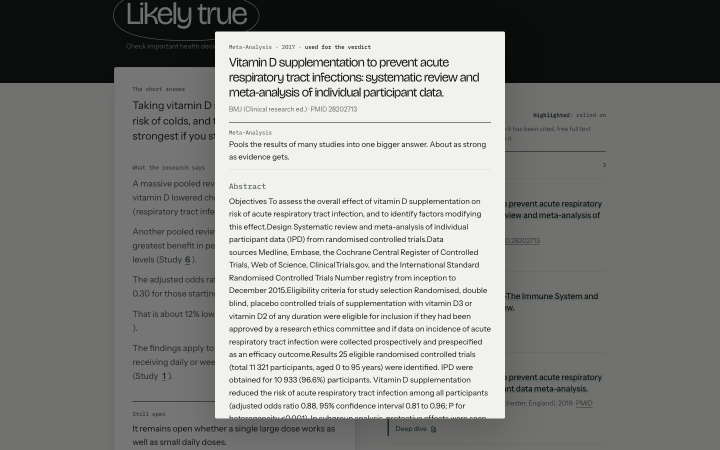
#> input picture research/ui_before/source-dialog-1440.png, 1440 x 900 px (shown at 1/2 size)
$ python -i make_still.py   (imports and definitions only)
#> lines starting #> are read from the running program, lines starting #| are printed output that depends on the picture
#> further down, picture is the input picture: PIL image 1440x900 RGB; mean R, G, B 136.3, 137.7, 135.3
"""Encode the desk stills for text mode (see scripts/make_still.mjs).

    python scripts/make_still.py <in.png> <out.webp> <max bytes> [room] [<in.png> <out.webp> <max bytes> [room] ...]

WebP through Pillow, the best quality that fits the byte budget. With
"room" the picture gets space above and below (its own top and bottom rows
carried on), so the lamp's shade and the lit wood sit well inside the
ellipse the page fades it with (desk.css masks it to nothing at every edge;
a baked alpha would cost twice the bytes). No new colour is added.
"""
import io
import sys

from PIL import Image

PAD_TOP, PAD_BOTTOM = 0.23, 0.11   # of the height


def room(im):
    w, h = im.size
#> w = 1440; h = 900
    top, bottom = round(h * PAD_TOP), round(h * PAD_BOTTOM)
#> top = 207; bottom = 99
    out = Image.new("RGB", (w, h + top + bottom))
#> out: PIL image 1440x1206 RGB; every value is 0
    out.paste(im.crop((0, 0, w, 1)).resize((w, top)), (0, 0))
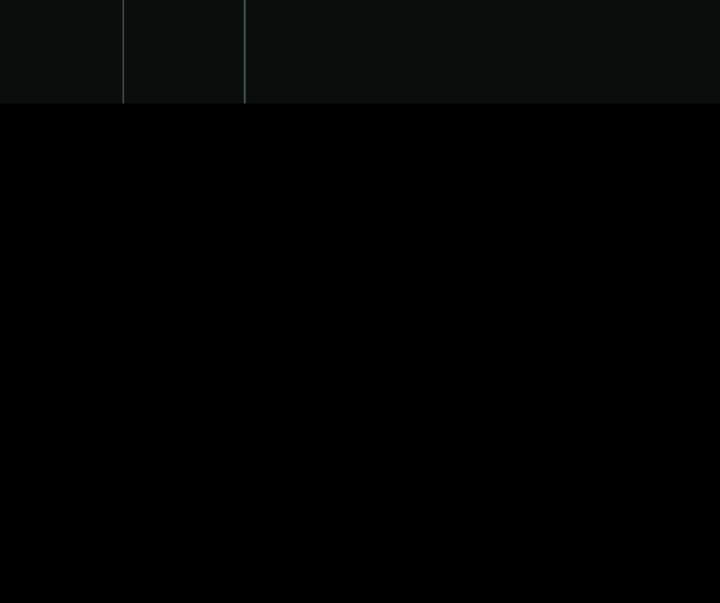
#> out: PIL image 1440x1206 RGB (shown at 1/2 size); mean R, G, B 1.8, 2.3, 2.1
    out.paste(im, (0, top))
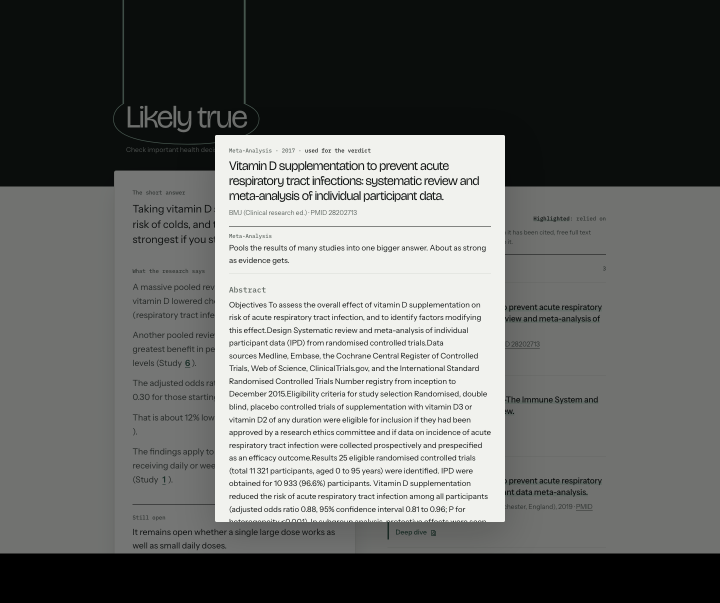
#> out: PIL image 1440x1206 RGB (shown at 1/2 size); mean R, G, B 103.5, 105, 103.1
    out.paste(im.crop((0, h - 1, w, h)).resize((w, bottom)), (0, top + h))
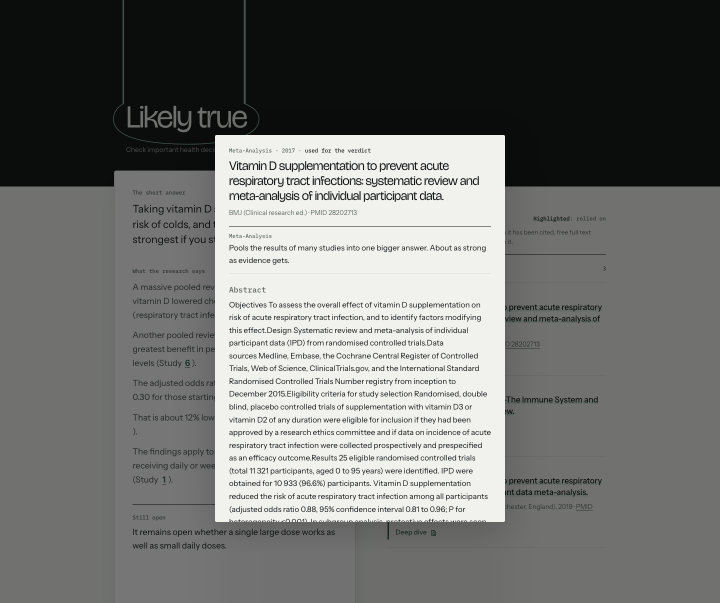
#> out: PIL image 1440x1206 RGB (shown at 1/2 size); mean R, G, B 112.7, 114.3, 112.3
    return out


def encode(src, dst, budget, pad):
    im = Image.open(src).convert("RGB")
    if pad:
        im = room(im)
    for q in range(80, 9, -2):
        buf = io.BytesIO()
        im.save(buf, "WEBP", quality=q, method=6)
        if buf.tell() <= budget:
            open(dst, "wb").write(buf.getvalue())
            print(f"{dst}: {im.width}x{im.height}, quality {q}, {buf.tell()} bytes")
            return
    sys.exit(f"{src} does not fit {budget} bytes")


# [12 lines not run here, left out]

>>> from PIL import Image
>>> picture = Image.open('../research/ui_before/source-dialog-1440.png')
>>> result = room(picture)

$ run again, on research/ui_before/error-empty-submit-390.png
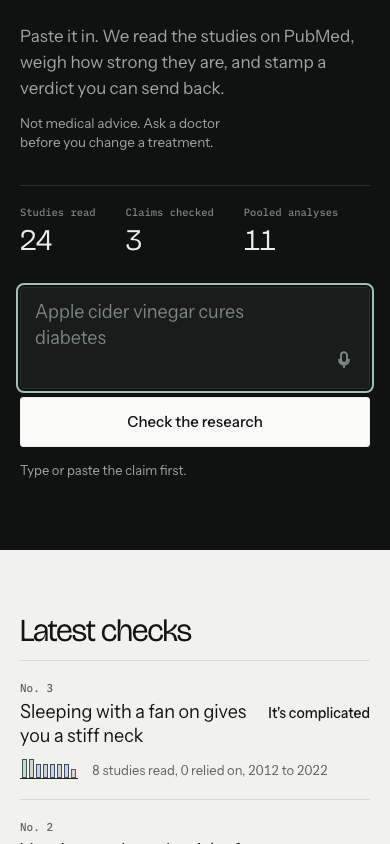
#> input picture research/ui_before/error-empty-submit-390.png, 390 x 844 px
#> picture is the input picture: PIL image 390x844 RGB; mean R, G, B 107.7, 110.3, 108
#> in room, `out.paste(im, (0, top))`:
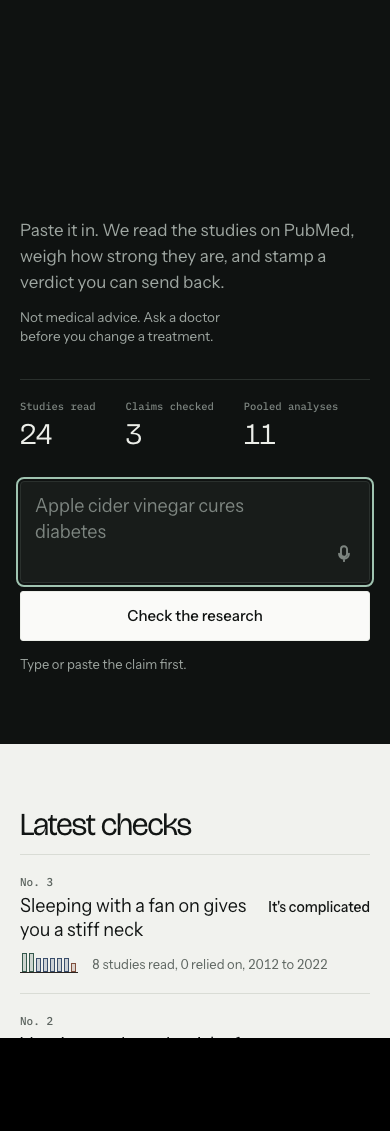
#> out: PIL image 390x1131 RGB; mean R, G, B 83, 85.4, 83.5
#> in room, `out.paste(im.crop((0, h - 1, w, h)).resize((w, bottom)), (0, top + h))`:
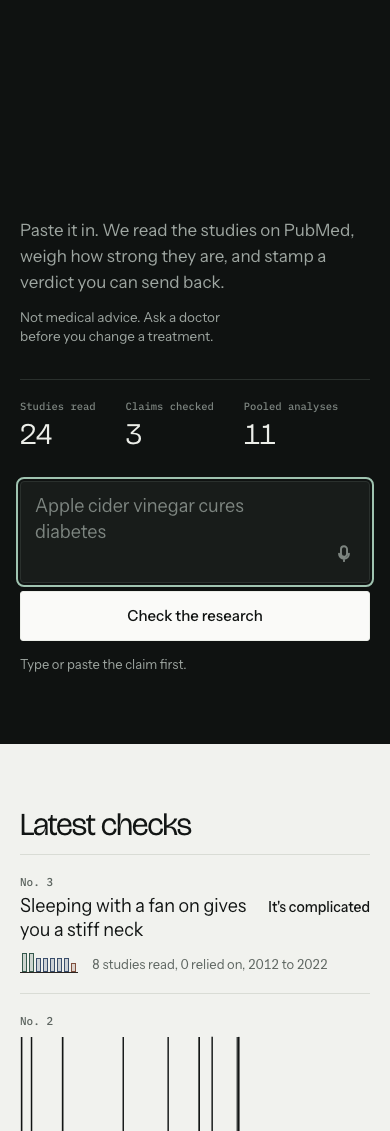
#> out: PIL image 390x1131 RGB; mean R, G, B 102.2, 104.7, 102.4
